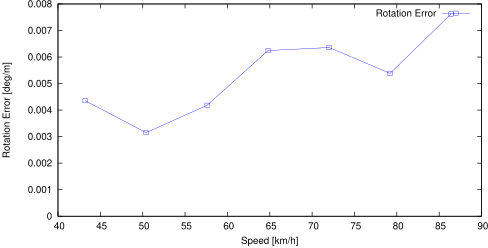

Recreate this plot in gnuplot.
set term postscript eps enhanced color
set output "01_rs.eps"
set size ratio 0.5
set yrange [0:*]
set xlabel "Speed [km/h]"
set ylabel "Rotation Error [deg/m]"
plot "01_rs.txt" using ($1*3.6):($2*57.3) title 'Rotation Error' lc rgb "#0000FF" pt 4 w linespoints
